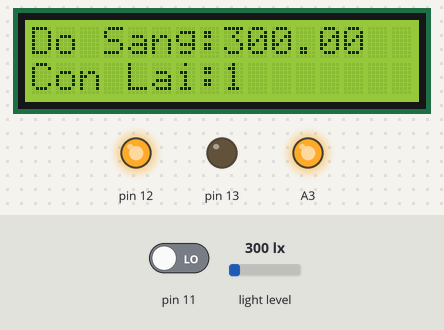
Bench run of a sketch on a simulated Arduino Uno, built with avr-gcc and run on an emulated ATmega328P. On the bench: 16×2 character LCD, output pins drawn as LEDs (lit = HIGH). The test bench sets the inputs (shaded band); at power-on: pin 11 LOW, light level 300 lx.

Above: at 2.2 s.
2.3 s: pin 11 driven HIGH
At 4.7 s:
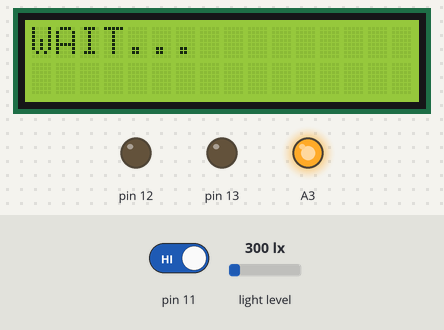
5.1 s: pin 11 driven LOW
At 5.4 s:
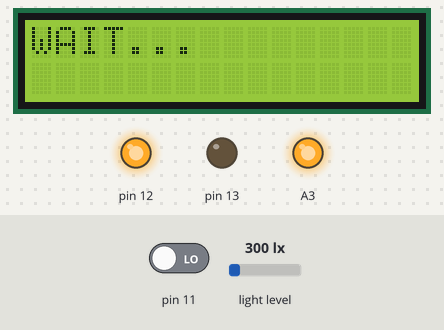
6.9 s: light level set to 40 lx
At 7.5 s:
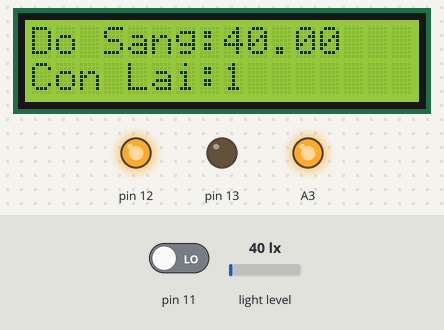
8.5 s: light level set to 500 lx
At 9.8 s:
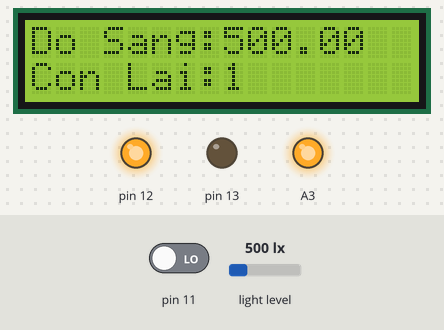
10.1 s: light level set to 1000 lx
At 11.4 s:
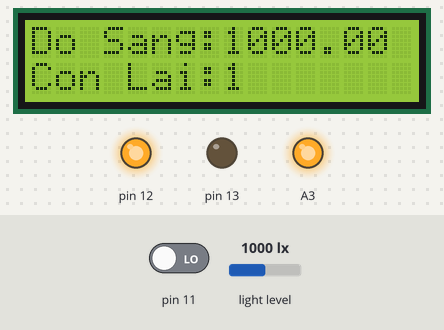
Timing chart, 0 to 12.7 s (numbered marks = the images above; inputs shaded):
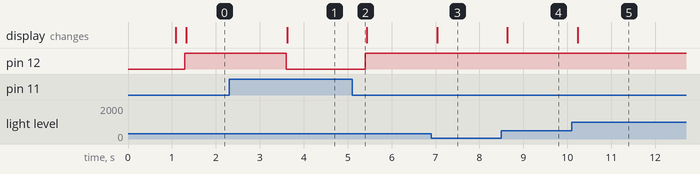

Measured:
- after the input at 2.3 s, pin 12: HIGH → LOW after 1.3 s; the display: changes after 1.3 s (image 1)
- after the input at 5.1 s, pin 12: LOW → HIGH after 0.29 s
- after the input at 6.9 s, the display: changes after 0.13 s (image 3)
- after the input at 8.5 s, the display: changes after 0.14 s (image 4)
- after the input at 10.1 s, the display: changes after 0.14 s (image 5)

The sketch:

DenHocArduino.ino
```cpp
#include <Wire.h>
#include <BH1750.h>
#include <Wire.h>
#include <LiquidCrystal_I2C.h>

LiquidCrystal_I2C lcd(0x27, 16, 2);
BH1750 lightMeter(0x5C);

#define MaxMinute 1

unsigned long start_time, time_now, minute;
unsigned long  time_read;

void time_to_minute()
{
  float minute_float;
  time_read = millis();
  time_now = time_read - start_time;
  minute_float = time_now/1000/60;
  minute = minute_float;
}


void setup() {
  // put your setup code here, to run once:
  pinMode(A3,OUTPUT);
  pinMode(12,OUTPUT);
  pinMode(13,OUTPUT);
  pinMode(11,INPUT);
  Wire.begin();
  lcd.begin();
  digitalWrite(A3,1);
  // Turn on the blacklight and print a message.
  lcd.backlight();
  lcd.setCursor(0,0);
  lcd.print("Smart Lamp!");
  lcd.setCursor(0,1);
  lcd.print("INIT SYSTEM...");
  lightMeter.begin();
  delay(1000);
  lcd.clear();
  start_time = millis();

}
float lux;
int power_on, get_out;
void loop() {
  // put your main code here, to run repeatedly:

   if((power_on == 1)&&(get_out == 0))
   {
   lux = lightMeter.readLightLevel();
   lcd.setCursor(0,0);
   lcd.print("Do Sang:");
   lcd.print(lux);
   lcd.print("      ");
   time_to_minute();
   lcd.setCursor(0,1);
   lcd.print("Con Lai:");
   lcd.print(MaxMinute - minute);
   lcd.print("      ");
   if(digitalRead(11)==1)
   {
    delay(200);
    if(digitalRead(11)==1) power_on=0;
   }
   if(minute >= MaxMinute)
   {
    while((digitalRead(11)==0))
    {
      digitalWrite(12,0); // tat den hoc
      digitalWrite(13,1);
      delay(200);
      digitalWrite(13,0);
      delay(200);
      lcd.setCursor(0,0);
      lcd.print("Ngoi Qua Lau   ");
      lcd.setCursor(0,1);
      lcd.print("Hay Dung Day");
    }
    get_out = 1;
    power_on=0;
   }
   delay(500);
   }
   else if(digitalRead(11)==0) // co nguoi ngoi vao ghe
   {
    delay(200);
    if(digitalRead(11)==0)
    {
      if(power_on == 0)
      {
        digitalWrite(12,1);
        start_time = millis();
      }
      power_on=1;

    }
   }
   else if(digitalRead(11)==1)
   {
    delay(500);
    if(digitalRead(11)==1)
    {
      get_out=0;
      digitalWrite(12,0);
      lcd.setCursor(0,0);
      lcd.print("WAIT...          ");
      lcd.setCursor(0,1);
      lcd.print("                 ");
    }
   }
}
```
